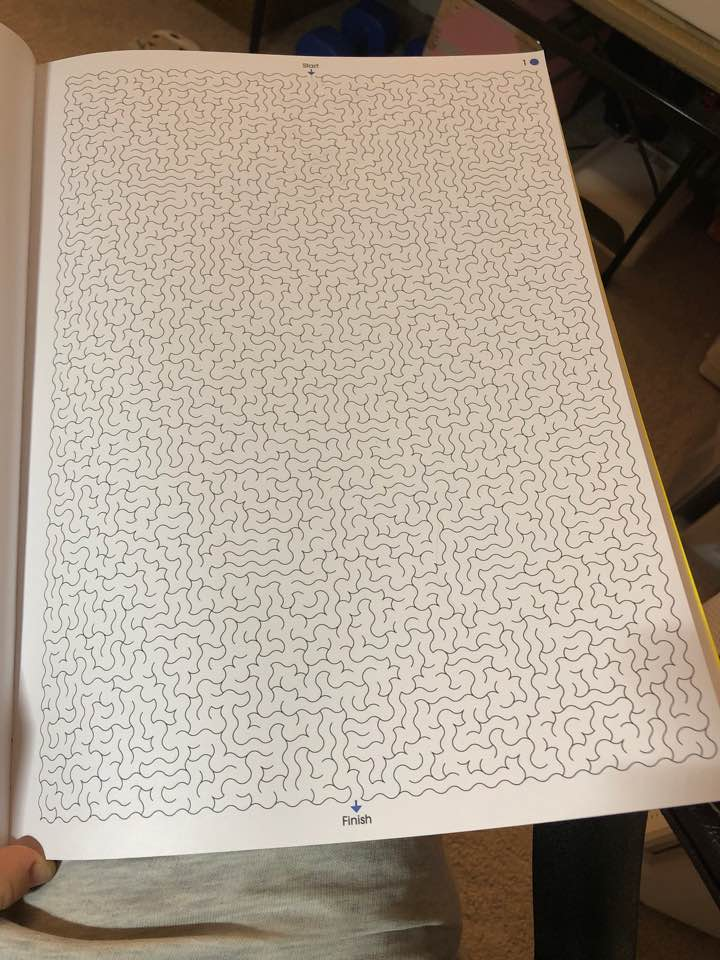
#> input picture img.jpeg, 720 x 960 px
$ python solve_maze.py   (older library calls are emulated)
#> lines starting #> are read from the running program, lines starting #| are printed output that depends on the picture; after the words box and inside, x2 and y2 are one past the last pixel; in counts of white or black regions, pixels touching at a corner belong together
#> in main, input_mat is the input picture: shape (960, 720, 3); mean B, G, R 139.8, 154.2, 167.1
import cv2
import numpy as np

def find_maze_wall(mat):
	mat = cv2.GaussianBlur(mat, (5,5), 1)

	grey = cv2.cvtColor(mat, cv2.COLOR_BGR2GRAY)
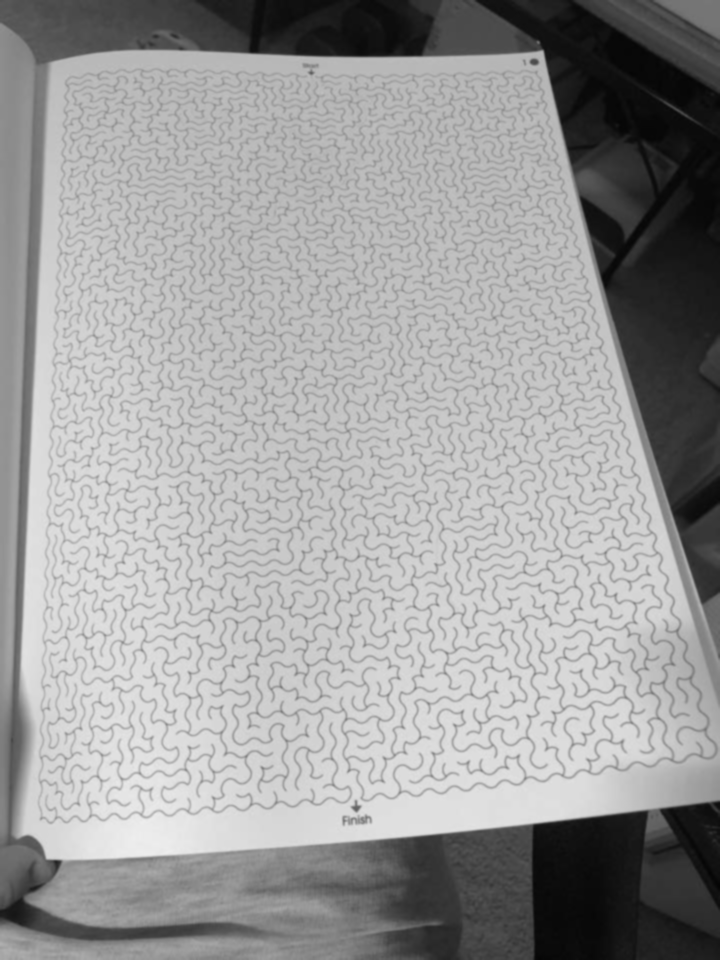
#> grey: shape (960, 720); min 4, max 238, mean 156.4

	_, white_thres = cv2.threshold(grey, 0, 255, cv2.THRESH_OTSU)
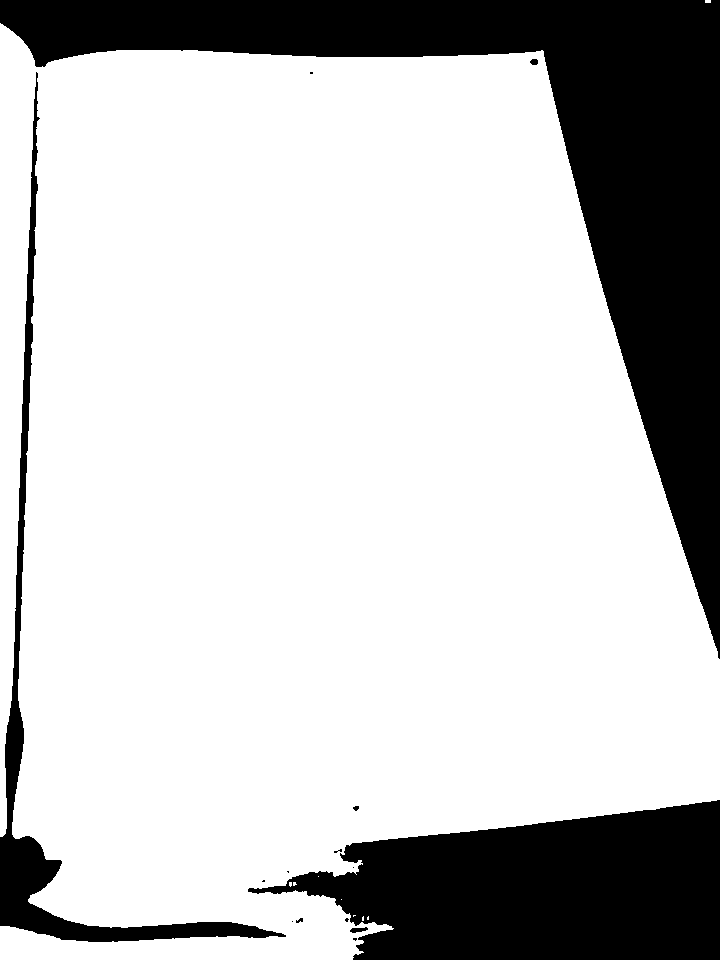
#> white_thres: shape (960, 720); 76.8% white; 15 black regions (8 under 20 px), largest, box (x1, y1, x2, y2) and area: (0, 0, 720, 659) 95524, (248, 800, 720, 960) 51632, (0, 72, 286, 942) 12750


	# cv2.imshow('e', white_thres)
	# cv2.waitKey(0)

	thresholded = cv2.adaptiveThreshold(grey, 255, cv2.ADAPTIVE_THRESH_GAUSSIAN_C, cv2.THRESH_BINARY, 51, 0)
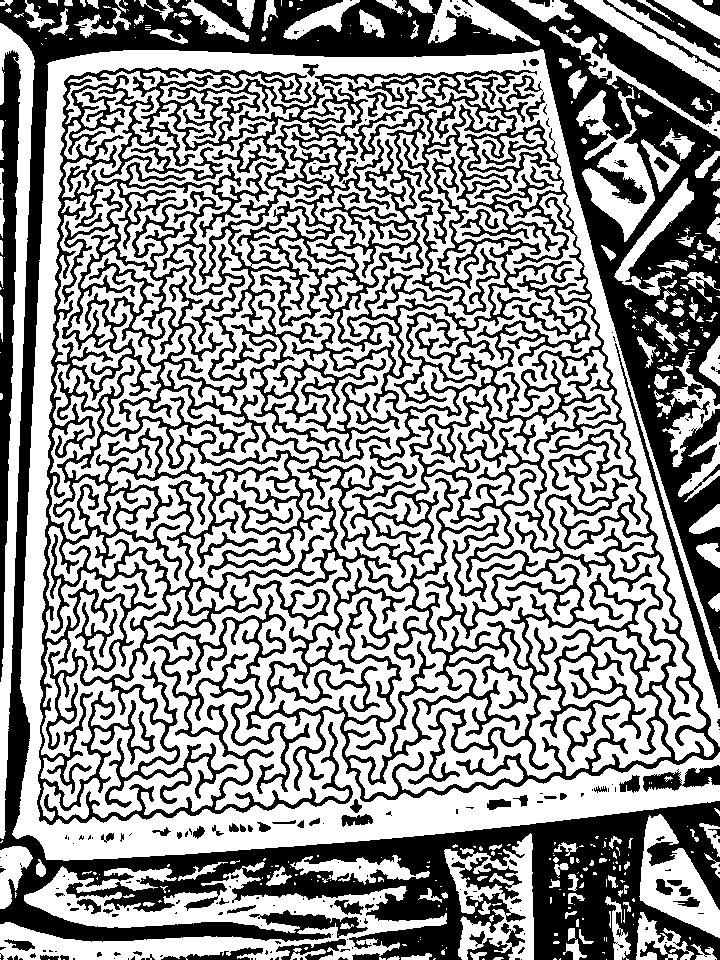
#> thresholded: shape (960, 720); 57.9% white; 243 black regions (173 under 20 px), largest, box (x1, y1, x2, y2) and area: (0, 0, 720, 960) 119570, (46, 75, 720, 808) 118106, (37, 67, 353, 825) 31991

	thresholded = cv2.bitwise_and(thresholded, white_thres)
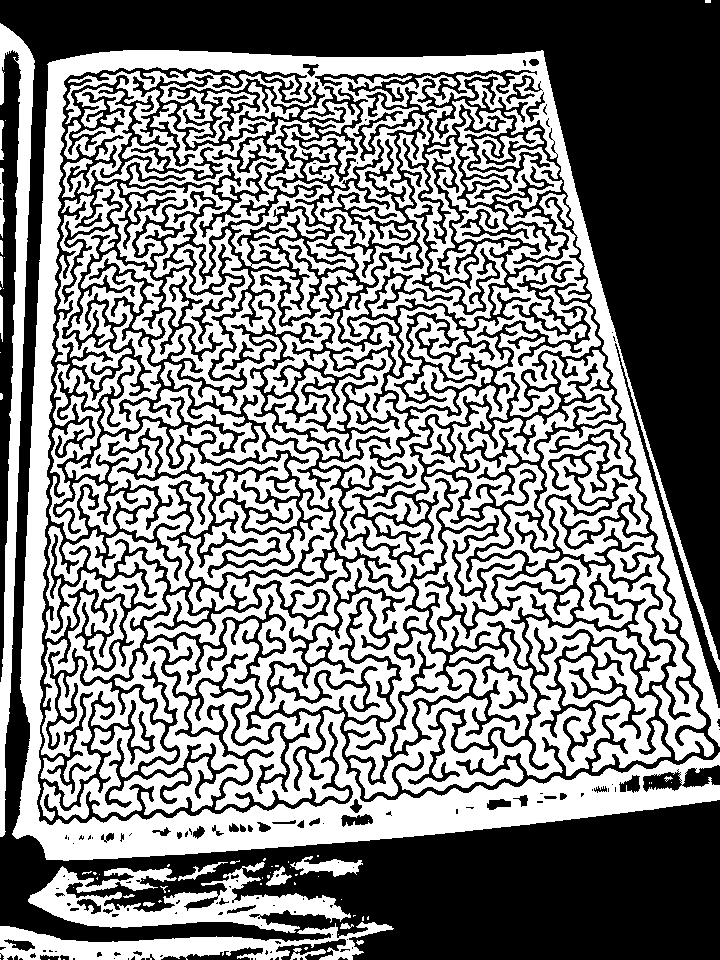
#> thresholded: shape (960, 720); 50.7% white; 133 black regions (86 under 20 px), largest, box (x1, y1, x2, y2) and area: (0, 0, 720, 960) 174857, (46, 75, 720, 808) 118106, (37, 67, 353, 825) 31991

	edges = cv2.Canny(thresholded, 0, 30)
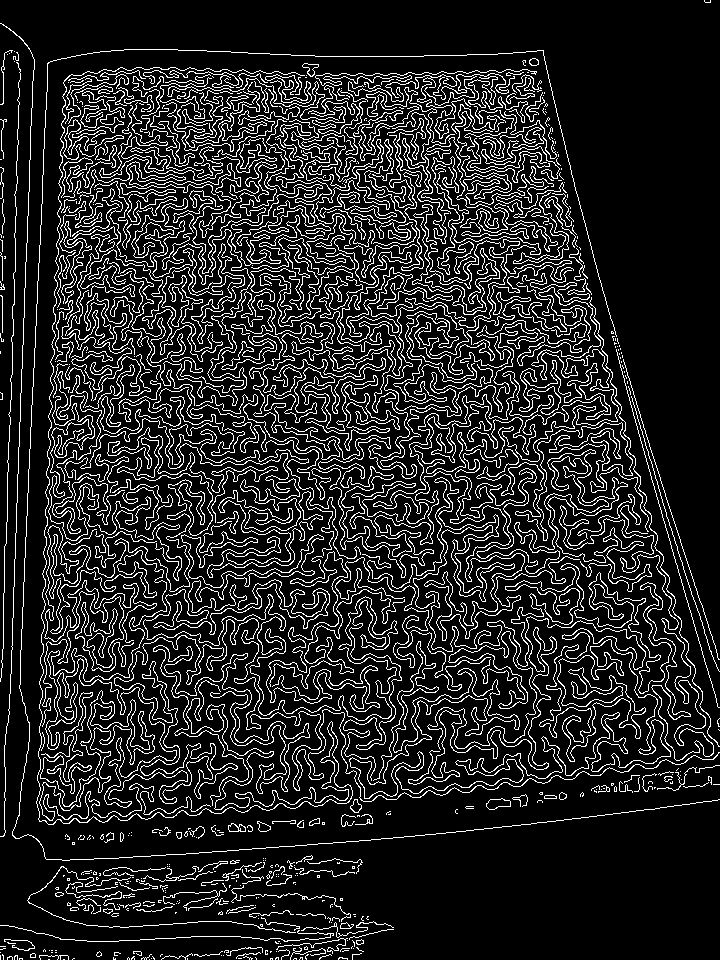
#> edges: shape (960, 720); 14.1% white in thin lines or dots

	cv2.imshow('e', edges)
	cv2.waitKey(0)

	_ret, contours, hierarchy  = cv2.findContours(edges, cv2.RETR_EXTERNAL, cv2.CHAIN_APPROX_SIMPLE)
#> contours = 626 contours, 501 with area under 20; largest, box (x1, y1, x2, y2) and area: (349, 616, 671, 799) 690, (374, 477, 714, 761) 521, (45, 550, 720, 808) 502, (143, 521, 402, 781) 404, (407, 287, 619, 474) 268

	# [13 lines of commented-out code are left out]

	black = np.zeros(mat.shape, dtype="uint8")

	cv2.drawContours(black, contours, -1, (255, 255, 255), 3)
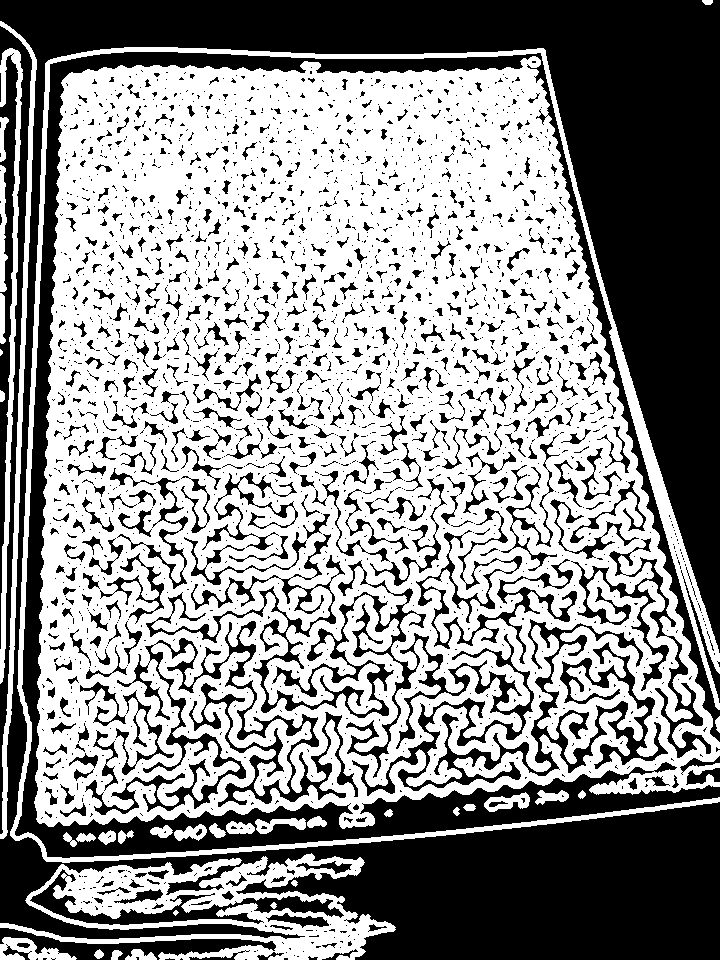
#> black: shape (960, 720, 3); 56.7% white; 2441 black regions (1919 under 20 px), largest, box (x1, y1, x2, y2) and area: (0, 0, 720, 960) 158378, (15, 52, 720, 858) 39623, (146, 534, 668, 796) 20670

	cv2.imshow('d',black)
	cv2.waitKey(0)
	cv2.destroyAllWindows()
	cv2.waitKey(1)

def main():
	input_mat = cv2.imread('img.jpeg')
	find_maze_wall(input_mat)

if __name__ == "__main__":
	main()
